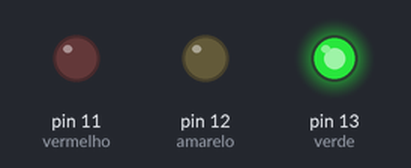
The sketch below on a simulated Arduino Uno, built with avr-gcc and run on an emulated ATmega328P. Shown: output pins drawn as LEDs (lit = HIGH).

Above: at 5.0 s.
At 10.05 s:
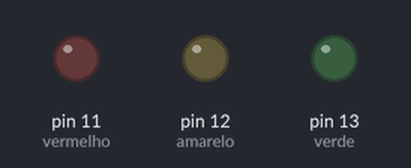
At 11.1 s:
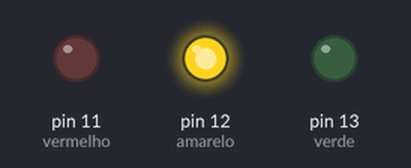
At 19.7 s:
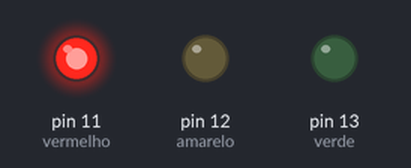
Timing chart, 0 to 35.4 s (numbered marks = the images above):
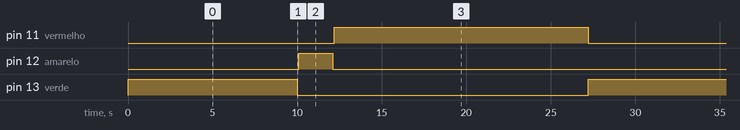

The sketch:

Projeto_3_-_Sem_foro.ino
```cpp
void setup() {
  pinMode(13,OUTPUT);//verde
  pinMode(12,OUTPUT);//amarelo
  pinMode(11,OUTPUT);//vermelho
}

void loop() {
  digitalWrite(13,HIGH);
  delay(10000);
  digitalWrite(13,LOW);
  delay(100);
  digitalWrite(12,HIGH);
  delay(2000);
  digitalWrite(12,LOW);
  delay(100);
  digitalWrite(11,HIGH);
  delay(15000);
  digitalWrite(11,LOW);
}
```

Measured:
- by itself, pin 11 (vermelho): alternates HIGH for 15.0 s and LOW for 12.2 s
- by itself, pin 12 (amarelo): alternates HIGH for 2.0 s and LOW for 25.2 s
- by itself, pin 13 (verde): alternates HIGH for 10.0 s and LOW for 17.2 s
